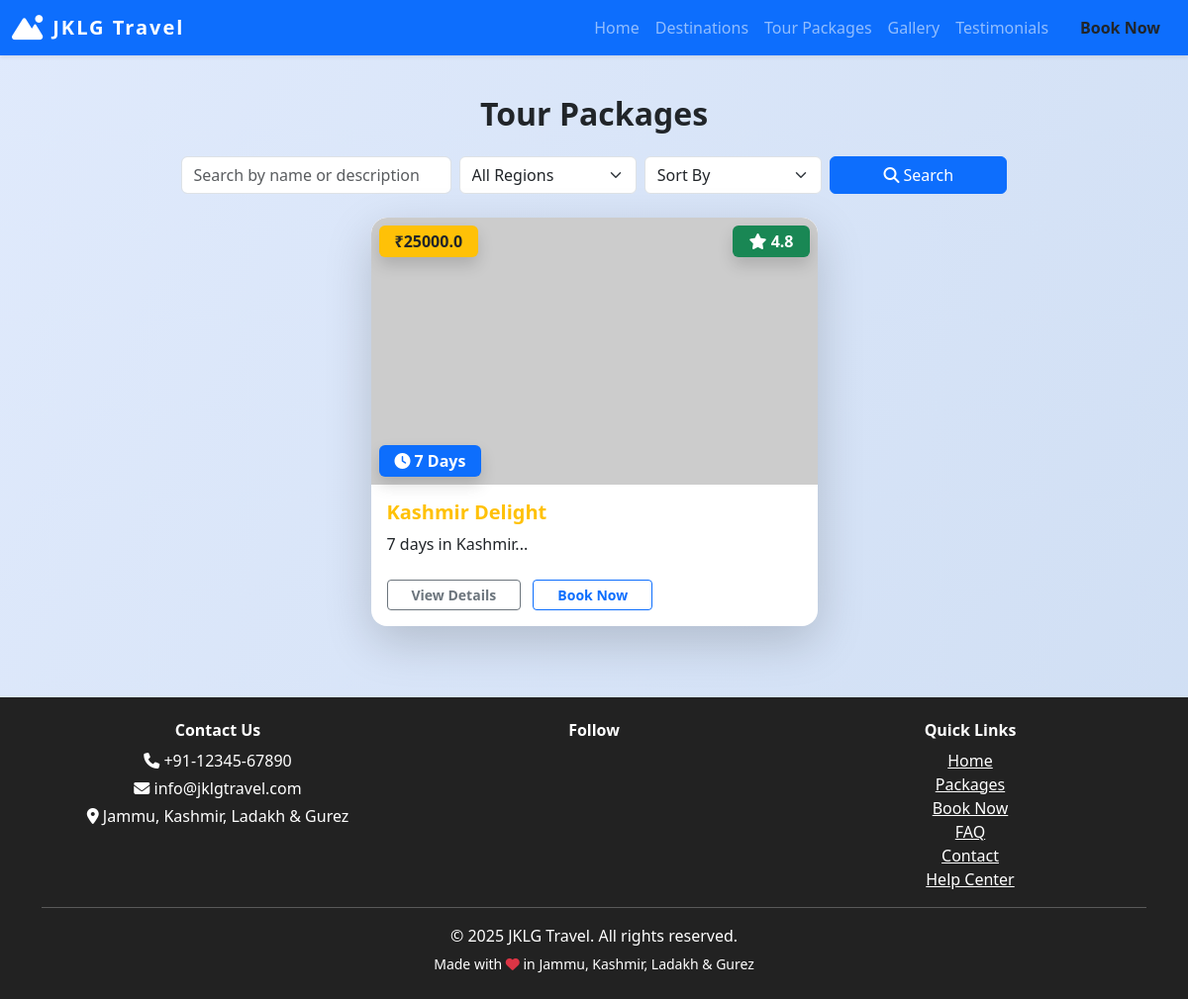
Page /packages on the committed database.
### models.py (models this page shows)
class SiteSettings(db.Model):
    id = db.Column(db.Integer, primary_key=True)
    site_name = db.Column(db.String(120), default='JKLG Travel')
    site_title = db.Column(db.String(200), default='JKLG Travel - Explore Jammu, Kashmir, Ladakh & Gurez')
    logo = db.Column(db.String(200))
    phone = db.Column(db.String(30), default='+91-12345-67890')
    email = db.Column(db.String(120), default='info@jklgtravel.com')
    address = db.Column(db.String(200), default='Jammu, Kashmir, Ladakh & Gurez')
    facebook = db.Column(db.String(120))  # Username only
    instagram = db.Column(db.String(120))  # Username only
    twitter = db.Column(db.String(120))  # Username only
    linkedin = db.Column(db.String(120))  # Username only
    youtube = db.Column(db.String(120))  # Channel/user ID only
    whatsapp = db.Column(db.String(30))  # Number only
    telegram = db.Column(db.String(120))  # Username only
    meta_description = db.Column(db.String(300))
    about = db.Column(db.Text)
    google_analytics_id = db.Column(db.String(32))

class TourPackage(db.Model):
    id = db.Column(db.Integer, primary_key=True)
    title = db.Column(db.String(120), nullable=False)
    description = db.Column(db.Text, nullable=False)
    price = db.Column(db.Float, nullable=False)
    duration = db.Column(db.String(50), nullable=False)
    image = db.Column(db.String(200))  # Add image field for upload
    places = db.relationship('Place', secondary='package_places', backref='packages')
    itinerary = db.Column(db.Text)
    accommodations = db.Column(db.Text)
    included = db.Column(db.Text)
    excluded = db.Column(db.Text)
    custom_destinations = db.Column(db.String(500))  # New field for manual destinations
    published = db.Column(db.Boolean, default=False)  # New field for published status

### views.py (the view)
@main.route('/packages')
def packages():
    page = request.args.get('page', 1, type=int)
    per_page = 6
    q = request.args.get('q', '').strip()
    region = request.args.get('region', '').strip()
    sort = request.args.get('sort', '')
    query = TourPackage.query
    if q:
        query = query.filter((TourPackage.title.ilike(f'%{q}%')) | (TourPackage.description.ilike(f'%{q}%')))
    if region:
        query = query.join(TourPackage.places).filter_by(region=region)
    if sort == 'price_asc':
        query = query.order_by(TourPackage.price.asc())
    elif sort == 'price_desc':
        query = query.order_by(TourPackage.price.desc())
    elif sort == 'duration_asc':
        query = query.order_by(TourPackage.duration.asc())
    elif sort == 'duration_desc':
        query = query.order_by(TourPackage.duration.desc())
    pagination = query.paginate(page=page, per_page=per_page, error_out=False)
    packages = pagination.items
    return render_template('packages.html', packages=packages, pagination=pagination)

### views.py (called while the page is built)
@main.context_processor
def inject_site_settings():
    settings = SiteSettings.query.first()
    return dict(site_settings=settings)

### templates/packages.html (shortened to what this page needs)
{% extends 'base.html' %}
{% block content %}
<h2 class="section-title text-center">Tour Packages</h2>
<form method="get" class="row g-2 mb-4 justify-content-center">
  <div class="col-md-3">
    <input type="text" class="form-control" name="q" placeholder="Search by name or description" value="{{ request.args.get('q', '') }}">
  </div>
  <div class="col-md-2">
    <select class="form-select" name="region">
      <option value="">All Regions</option>
    </select>
  </div>
  <div class="col-md-2">
    <select class="form-select" name="sort">
      <option value="">Sort By</option>
    </select>
  </div>
  <div class="col-md-2">
    <button class="btn btn-primary w-100" type="submit"><i class="fa fa-search me-1"></i>Search</button>
  </div>
</form>
<div class="row mb-5 justify-content-center">
    {% for package in packages %}
    <div class="col-md-5 mb-4 animate__animated animate__zoomIn">
        <div class="card h-100 border-0 shadow-lg position-relative package-card">
            <div class="position-relative">
                <img src="{{ url_for('static', filename='packages/' + package.image) if package.image else 'https://via.placeholder.com/600x400?text=Package' }}" class="card-img-top" alt="{{ package.title }}" style="height: 270px; object-fit: cover; border-radius: 1rem 1rem 0 0;">
                <span class="badge bg-warning text-dark position-absolute top-0 start-0 m-2 fs-6 px-3 py-2 shadow">₹{{ package.price }}</span>
                <span class="badge bg-primary position-absolute bottom-0 start-0 m-2 fs-6 px-3 py-2 shadow"><i class="fa fa-clock me-1"></i>{{ package.duration }}</span>
                <span class="badge bg-success position-absolute top-0 end-0 m-2 fs-6 px-3 py-2 shadow"><i class="fa fa-star"></i> {{ package.rating if package.rating else '4.8' }}</span>
            </div>
            <div class="card-body pt-3">
                <h5 class="card-title text-warning fw-bold mb-2">{{ package.title }}</h5>
                <p class="card-text mb-3">{{ package.description[:120] }}...</p>
                <a href="/packages/{{ package.id }}" class="btn btn-outline-secondary btn-sm mt-2 px-4 fw-bold me-2">View Details</a>
                <a href="/book?package={{ package.title|urlencode }}" class="btn btn-outline-primary btn-sm mt-2 px-4 fw-bold">Book Now</a>
            </div>
        </div>
    </div>
    {% endfor %}
</div>
{% endblock %}

### templates/base.html (shortened to what this page needs)
<!DOCTYPE html>
<html lang="en">
<head>
    <link rel="stylesheet" href="https://cdn.jsdelivr.net/npm/bootstrap@5.3.0/dist/css/bootstrap.min.css">
    <link rel="stylesheet" href="https://cdnjs.cloudflare.com/ajax/libs/font-awesome/6.4.0/css/all.min.css">
</head>
<body>
    <nav class="navbar navbar-expand-lg navbar-dark bg-primary shadow-sm">
        <div class="container-fluid">
            <a class="navbar-brand d-flex align-items-center gap-2" href="/">
                {% if site_settings and site_settings.logo %}
                    <img src="{{ url_for('static', filename=site_settings.logo) }}" alt="Logo" style="height:36px; width:auto; border-radius:6px;">
                {% else %}
                    <i class="fa fa-mountain-sun fa-lg"></i>
                {% endif %}
                {{ site_settings.site_name if site_settings and site_settings.site_name else 'JKLG Travel' }}
            </a>
            <div class="collapse navbar-collapse" id="navbarNav">
                <ul class="navbar-nav ms-auto">
                    <li class="nav-item"><a class="nav-link" href="/">Home</a></li>
                    <li class="nav-item"><a class="nav-link" href="/places">Destinations</a></li>
                    <li class="nav-item"><a class="nav-link" href="/packages">Tour Packages</a></li>
                    <li class="nav-item"><a class="nav-link" href="/gallery">Gallery</a></li>
                    <li class="nav-item"><a class="nav-link" href="/testimonials">Testimonials</a></li>
                    <li class="nav-item"><a class="nav-link btn btn-warning text-dark ms-2 px-3 fw-bold" href="/book">Book Now</a></li>
                </ul>
            </div>
        </div>
    </nav>
    <div class="container mt-4">
        {% block content %}{% endblock %}
    </div>
    <footer class="footer text-center mt-5">
        <div class="container">
            <div class="row mb-2">
                <div class="col-md-4 mb-2 mb-md-0">
                    <h6 class="fw-bold">Contact Us</h6>
                    <p class="mb-1"><i class="fa fa-phone"></i> {{ site_settings.phone if site_settings and site_settings.phone else '+91-12345-67890' }}</p>
                    <p class="mb-1"><i class="fa fa-envelope"></i> {{ site_settings.email if site_settings and site_settings.email else 'info@jklgtravel.com' }}</p>
                    <p class="mb-1"><i class="fa fa-map-marker-alt"></i> {{ site_settings.address if site_settings and site_settings.address else 'Jammu, Kashmir, Ladakh & Gurez' }}</p>
                </div>
                <div class="col-md-4 mb-2 mb-md-0">
                    <h6 class="fw-bold">Follow</h6>
                </div>
                <div class="col-md-4">
                    <h6 class="fw-bold">Quick Links</h6>
                    <a href="/" class="d-block text-white">Home</a>
                    <a href="/packages" class="d-block text-white">Packages</a>
                    <a href="/book" class="d-block text-white">Book Now</a>
                    <a href="/faq" class="d-block text-white">FAQ</a>
                    <a href="/contact" class="d-block text-white">Contact</a>
                    <a href="/help" class="d-block text-white">Help Center</a>
                </div>
            </div>
            <hr class="bg-light">
            <p class="mb-1">&copy; {{ 2025 }} {{ site_settings.site_name if site_settings and site_settings.site_name else 'JKLG Travel Agency' }}. All rights reserved.</p>
            <small>Made with <i class="fa fa-heart text-danger"></i> in Jammu, Kashmir, Ladakh & Gurez</small>
        </div>
    </footer>
</body>
</html>

### templates/base.html (style rules this page uses)
body { background: linear-gradient(120deg, #e0eafc, #cfdef3 100%); min-height: 100vh; }
.navbar-brand { font-weight: bold; letter-spacing: 2px; }
.section-title { margin-top: 40px; margin-bottom: 24px; font-weight: 700; }
.card { box-shadow: 0 2px 12px rgba(0,0,0,0.07); border: none; }
.footer { background: #222; color: #fff; padding: 24px 0; margin-top: 48px; }
.footer a { color: #fff; text-decoration: underline; }

### templates/packages.html (style rules this page uses)
.package-card { border-radius: 1rem; overflow: hidden; transition: transform 0.2s, box-shadow 0.2s; }

### rows in the picture
SiteSettings: site_name "JKLG Travel", phone "+91-12345-67890", email "info@jklgtravel.com", address "Jammu, Kashmir, Ladakh & Gurez"
TourPackage: price "25000.0", duration "7 Days", rating "4.8", title "Kashmir Delight", description "7 days in Kashmir"

### other values in the picture
{{ 2025 }} "2025"
